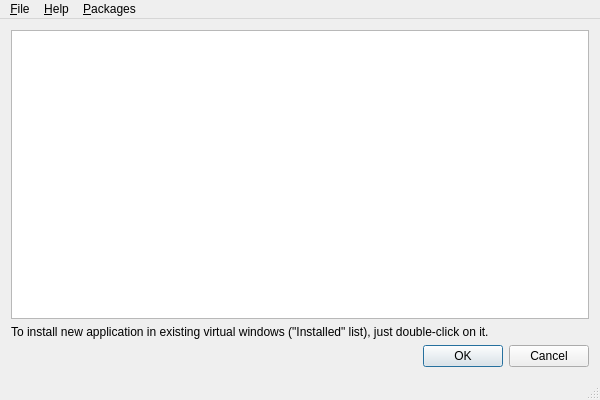
<?xml version="1.0" encoding="UTF-8"?>
<ui version="4.0">
 <class>MainWindow</class>
 <widget class="QMainWindow" name="MainWindow">
  <property name="geometry">
   <rect>
    <x>0</x>
    <y>0</y>
    <width>600</width>
    <height>400</height>
   </rect>
  </property>
  <property name="acceptDrops">
   <bool>true</bool>
  </property>
  <property name="windowTitle">
   <string>WineGame</string>
  </property>
  <property name="windowIcon">
   <iconset resource="../resources/res.qrc">
    <normaloff>:/desktop/winegame.png</normaloff>:/desktop/winegame.png</iconset>
  </property>
  <widget class="QWidget" name="centralWidget">
   <layout class="QVBoxLayout" name="verticalLayout">
    <item>
     <widget class="QTreeView" name="treeGames">
      <property name="headerHidden">
       <bool>true</bool>
      </property>
     </widget>
    </item>
    <item>
     <widget class="QLabel" name="lblNote">
      <property name="text">
       <string>To install new application in existing virtual windows (&quot;Installed&quot; list), just double-click on it.</string>
      </property>
      <property name="textFormat">
       <enum>Qt::RichText</enum>
      </property>
      <property name="textInteractionFlags">
       <set>Qt::LinksAccessibleByKeyboard|Qt::LinksAccessibleByMouse</set>
      </property>
     </widget>
    </item>
    <item>
     <widget class="QDialogButtonBox" name="buttonBox">
      <property name="standardButtons">
       <set>QDialogButtonBox::Cancel|QDialogButtonBox::Ok</set>
      </property>
     </widget>
    </item>
   </layout>
  </widget>
  <widget class="QStatusBar" name="statusBar"/>
  <widget class="QMenuBar" name="menuBar">
   <property name="geometry">
    <rect>
     <x>0</x>
     <y>0</y>
     <width>600</width>
     <height>21</height>
    </rect>
   </property>
   <widget class="QMenu" name="menu_Help">
    <property name="locale">
     <locale language="C" country="AnyCountry"/>
    </property>
    <property name="title">
     <string>&amp;Help</string>
    </property>
    <addaction name="actionAbout_Qt"/>
    <addaction name="action_About"/>
    <addaction name="actAboutPlugins"/>
   </widget>
   <widget class="QMenu" name="menu_File">
    <property name="locale">
     <locale language="C" country="AnyCountry"/>
    </property>
    <property name="title">
     <string>&amp;File</string>
    </property>
    <addaction name="action_Make_desktop_icon"/>
    <addaction name="action_Settings"/>
    <addaction name="separator"/>
    <addaction name="action_Quit"/>
   </widget>
   <widget class="QMenu" name="menu_Packages">
    <property name="title">
     <string>&amp;Packages</string>
    </property>
    <addaction name="actUpdate"/>
   </widget>
   <addaction name="menu_File"/>
   <addaction name="menu_Help"/>
   <addaction name="menu_Packages"/>
  </widget>
  <action name="action_Settings">
   <property name="text">
    <string>&amp;Settings</string>
   </property>
   <property name="toolTip">
    <string>&amp;Settings</string>
   </property>
   <property name="statusTip">
    <string>Application settings</string>
   </property>
   <property name="shortcut">
    <string>Ctrl+S</string>
   </property>
  </action>
  <action name="action_Quit">
   <property name="text">
    <string>&amp;Quit</string>
   </property>
   <property name="statusTip">
    <string>Quits the application</string>
   </property>
   <property name="shortcut">
    <string>Ctrl+Q</string>
   </property>
  </action>
  <action name="actionAbout_Qt">
   <property name="text">
    <string>About &amp;Qt</string>
   </property>
   <property name="statusTip">
    <string>About Qt</string>
   </property>
  </action>
  <action name="action_About">
   <property name="text">
    <string>&amp;About</string>
   </property>
   <property name="statusTip">
    <string>About WineGame</string>
   </property>
  </action>
  <action name="action_Make_desktop_icon">
   <property name="text">
    <string>&amp;Make launcher</string>
   </property>
   <property name="toolTip">
    <string>Make launcher on Desktop</string>
   </property>
   <property name="statusTip">
    <string>Make application launcher on your desktop</string>
   </property>
   <property name="shortcut">
    <string>Ctrl+I</string>
   </property>
  </action>
  <action name="actUpdate">
   <property name="text">
    <string>&amp;Update packages</string>
   </property>
   <property name="toolTip">
    <string>Sync Packages ftom winegame server</string>
   </property>
  </action>
  <action name="actAboutPlugins">
   <property name="text">
    <string>About &amp;plugins</string>
   </property>
  </action>
 </widget>
 <layoutdefault spacing="6" margin="11"/>
 <resources>
  <include location="../resources/res.qrc"/>
 </resources>
 <connections/>
</ui>
